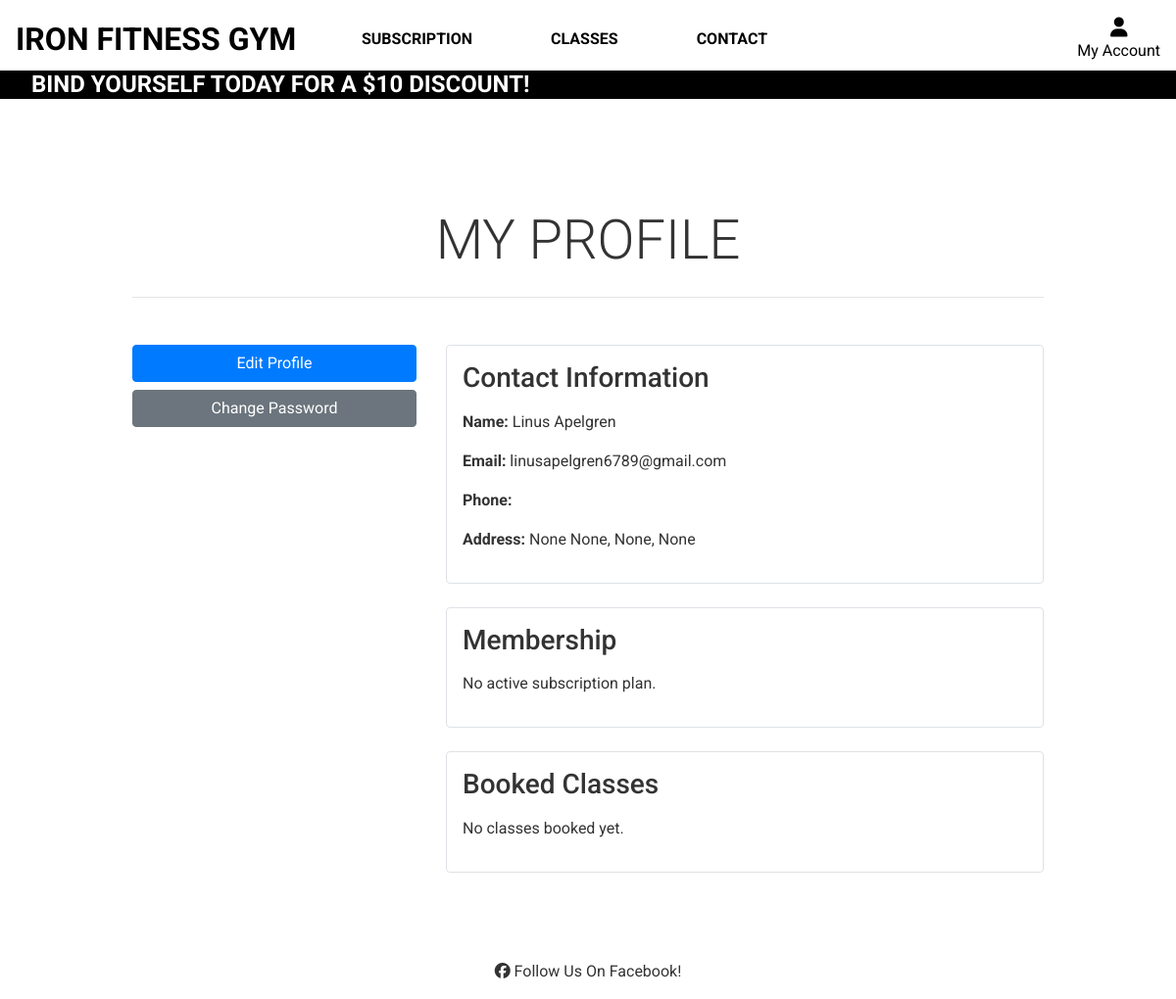
Page /users/profile/ (signed in) on the committed database.
### users/models.py (models this page shows, shortened)
class UserProfile(models.Model):
    user = models.OneToOneField(User, on_delete=models.CASCADE)
    phone_number = models.CharField(max_length=15, blank=True)
    gym_visits = models.IntegerField(default=0)
    street_address = models.CharField(max_length=255, blank=True, null=True)
    city = models.CharField(max_length=100, blank=True, null=True)
    postal_code = models.CharField(max_length=20, blank=True, null=True)
    country = models.CharField(max_length=100, blank=True, null=True)
    subscription_plan = models.ForeignKey(
        SubscriptionPlan, null=True, blank=True, on_delete=models.SET_NULL
    )
    subscription_start_date = models.DateTimeField(null=True, blank=True)

### users/views.py (the view)
# urls.py: path("profile/", login_required(profile_view), name="profile_view"),
@login_required
def profile_view(request):
    user_profile = UserProfile.objects.filter(user=request.user).first()
    booked_classes = Booking.objects.filter(user=request.user)
    context = {"user_profile": user_profile, "user": request.user}
    return render(request, "users/profile.html", context)

### users/templates/users/profile.html (shortened to what this page needs)
{% extends "base.html" %}
{% load static %}
{% block page_header %}
    <div class="container header-container">
    </div>
{% endblock %}
{% block content %}
<div class="d-flex flex-column min-vh-100">
    <div class="flex-grow-1">
        <div class="container-fluid">
            <div class="container mt-5">
                <div class="row mb-4">
                    <div class="col text-center">
                        <h2 class="display-4 logo-font">My Profile</h2>
                        <hr class="my-4">
                    </div>
                </div>
                <div class="row">
                    <div class="col-md-4 text-center">
                        <div class="profile-actions">
                            <a href="{% url 'profile_edit' %}" class="btn btn-primary btn-block mb-2">Edit Profile</a>
                            <a href="{% url 'account_change_password' %}" class="btn btn-secondary btn-block">Change Password</a>
                        </div>
                    </div>
                    <div class="col-md-8">
                        <div class="contact-info mb-4 p-3 border rounded">
                            <h3 class="mb-3">Contact Information</h3>
                            <p><strong>Name:</strong> {{ user_profile.user.first_name }} {{ user_profile.user.last_name }}</p>
                            <p><strong>Email:</strong> {{ user_profile.user.email }}</p>
                            <p><strong>Phone:</strong> {{ user_profile.phone_number }}</p>
                            <p><strong>Address:</strong> {{ user_profile.street_address }} {{ user_profile.postal_code }}, {{ user_profile.city }}, {{ user_profile.country }}</p>
                        </div>
                        <div class="membership mb-4 p-3 border rounded position-relative">
                            <h3 class="mb-3">Membership</h3>
                            {% if user_profile.subscription_plan %}
                                <p><strong>Plan:</strong> {{ user_profile.subscription_plan.name }}</p>
                                <p><strong>Price:</strong> ${{ user_profile.subscription_plan.price }}</p>
                                <img src="{{ user_profile.subscription_plan.image.url }}" alt="Subscription Plan Image" class="img-fluid" style="max-width: 400px;">
                                <a href="{% url 'manage_subscription' %}" class="btn btn-danger position-absolute" style="top: 10px; right: 10px;">Manage</a>
                            {% else %}
                                <p>No active subscription plan.</p>
                            {% endif %}
                        </div>
                        <div class="booked-classes mb-4 p-3 border rounded">
                            <h3 class="mb-3">Booked Classes</h3>
                            {% if booked_classes %}
                                <ul class="list-group">
                                    {% for booking in booked_classes %}
                                        <li class="list-group-item">
                                            <strong>{{ booking.fitness_class }}</strong><br>
                                            Day: {{ booking.class_day }}<br>
                                            Time: {{ booking.class_time }}<br>
                                            <small>Booked by: {{ booking.visitor_name }} ({{ booking.visitor_phone }})</small>
                                        </li>
                                    {% endfor %}
                                </ul>
                            {% else %}
                                <p>No classes booked yet.</p>
                            {% endif %}
                        </div>
                    </div>
                </div>
            </div>
        </div>
    </div>
</div>
{% endblock %}

### static/css/base.css (style rules this page uses)
html { height: 100%; }
body { font-family: 'Roboto', sans-serif; height: calc(100vh - 184px); color: #333; font-family: Roboto; background-color: white; overflow-x: hidden; }
.logo-font { text-transform: uppercase; }
.container-fluid { padding: 0; }
@media (min-width: 1200px) { .container { max-width: 80%; } }
@media (min-width: 992px) { .header-container { padding-top: 164px; } }

### rows in the picture
UserProfile: user.first_name "Linus", user.last_name "Apelgren", user.email "linusapelgren6789@gmail.com", street_address "None", postal_code "None", city "None", country "None"
